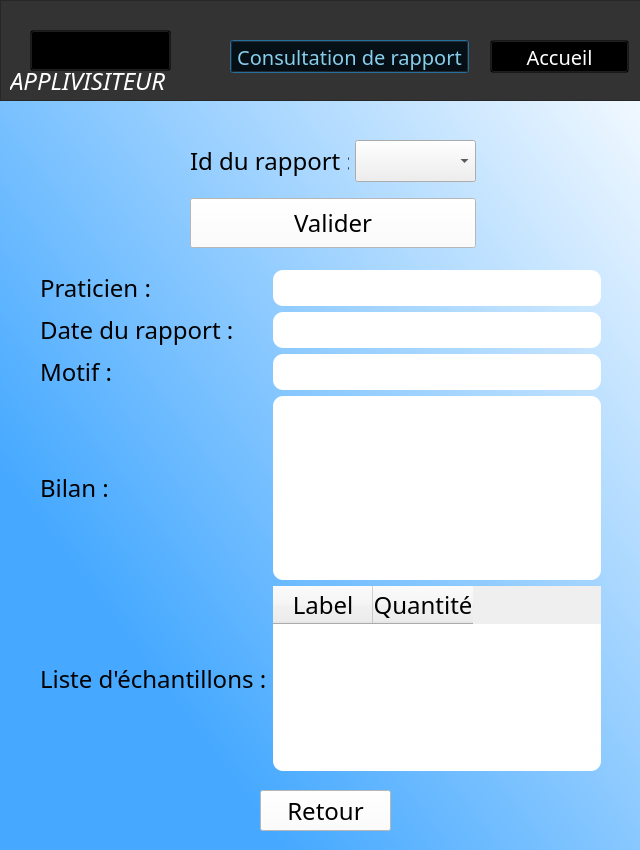
<?xml version="1.0" encoding="UTF-8"?>
<ui version="4.0">
 <class>Dialog</class>
 <widget class="QDialog" name="Dialog">
  <property name="geometry">
   <rect>
    <x>0</x>
    <y>0</y>
    <width>640</width>
    <height>850</height>
   </rect>
  </property>
  <property name="minimumSize">
   <size>
    <width>640</width>
    <height>850</height>
   </size>
  </property>
  <property name="windowTitle">
   <string>Dialog</string>
  </property>
  <property name="styleSheet">
   <string notr="true">*{
font-family: century gothic;
font-size: 24px;
}

QDialog
{
background-color: qlineargradient(spread:pad, x1:0.221, y1:0.772909, x2:1, y2:0, stop:0 rgba(70, 169, 255, 255), stop:1 rgba(255, 255, 255, 255))
}

#NavBar
{
background-color: #333;
}

QLabel
{
color:white;
background: transparent;
font-family: Lemon Milk;
font-style: italic;
}

#AccueilBouton
{
background: transparent;
color: white;
font-style: normal;
font-size: 20px;
font-family: Lemon Milk;
}

#Logo
{
background: transparent;
}

#ConsultationRapportBouton
{
background: transparent;
color: skyblue;
font-style: normal;
font-size: 20px;
font-family: Lemon Milk;
}

#selectionPraticien{
background: white;
color: black;
border-radius: 10px;
}

#dateRapport{
background: white;
color: black;
border-radius: 10px;
}

#motif{
background: white;
color: black;
border-radius: 10px;
}

#bilan{
background: white;
color: black;
border-radius: 10px;
}

#selectionMedicamentNom{
background: white;
color: black;
border-radius: 10px;
}

#selectionMedicamentQuantite{
background: white;
color: black;
border-radius: 10px;
}

#boutonAjouterMedicament{
background: white;
color: black;
border-radius: 10px;
}

#tableauOffreMedicaments{
background: white;
color: black;
border-radius: 10px;
}

#NavBar
{
background-color: #333;
}

#PraticienLabel
{
color:black;
font-family: Lemon Milk;
font-style: normal;
}

#DateRapportLabel
{
color:black;
font-family: Lemon Milk;
font-style: normal;
}

#BilanLabel
{
color:black;
font-family: Lemon Milk;
font-style: normal;
}

#ListeLabel
{
color:black;
font-family: Lemon Milk;
font-style: normal;
}

#MotifLabel
{
color:black;
font-family: Lemon Milk;
font-style: normal;
}

#IdRapportLabel
{
color:black;
font-family: Lemon Milk;
font-style: normal;
}

#validerIdRapport
{
color:black;
background: white;
font-family: Lemon Milk;
font-style: normal;
}

#retourConsultation
{
background: white;
color:black;
font-style: normal;
}

#BoxRapport
{
background: white;
}

QGridLayout
{
background-color: transparent;
}</string>
  </property>
  <widget class="QWidget" name="layoutWidget_2">
   <property name="geometry">
    <rect>
     <x>0</x>
     <y>0</y>
     <width>641</width>
     <height>101</height>
    </rect>
   </property>
   <layout class="QHBoxLayout" name="horizontalLayout">
    <property name="sizeConstraint">
     <enum>QLayout::SetNoConstraint</enum>
    </property>
    <item>
     <widget class="QFrame" name="NavBar">
      <property name="frameShape">
       <enum>QFrame::StyledPanel</enum>
      </property>
      <property name="frameShadow">
       <enum>QFrame::Raised</enum>
      </property>
      <widget class="QToolButton" name="Logo">
       <property name="geometry">
        <rect>
         <x>30</x>
         <y>30</y>
         <width>141</width>
         <height>41</height>
        </rect>
       </property>
       <property name="text">
        <string/>
       </property>
       <property name="icon">
        <iconset>
         <normaloff>qrc/image/logogsb.png</normaloff>qrc/image/logogsb.png</iconset>
       </property>
       <property name="iconSize">
        <size>
         <width>128</width>
         <height>128</height>
        </size>
       </property>
      </widget>
      <widget class="QLabel" name="LogoNom">
       <property name="geometry">
        <rect>
         <x>10</x>
         <y>70</y>
         <width>191</width>
         <height>21</height>
        </rect>
       </property>
       <property name="text">
        <string>APPLIVISITEUR</string>
       </property>
      </widget>
      <widget class="QPushButton" name="ConsultationRapportBouton">
       <property name="geometry">
        <rect>
         <x>230</x>
         <y>40</y>
         <width>239</width>
         <height>33</height>
        </rect>
       </property>
       <property name="mouseTracking">
        <bool>false</bool>
       </property>
       <property name="text">
        <string>Consultation de rapport</string>
       </property>
      </widget>
      <widget class="QPushButton" name="AccueilBouton">
       <property name="geometry">
        <rect>
         <x>490</x>
         <y>40</y>
         <width>139</width>
         <height>33</height>
        </rect>
       </property>
       <property name="mouseTracking">
        <bool>false</bool>
       </property>
       <property name="text">
        <string>Accueil</string>
       </property>
      </widget>
     </widget>
    </item>
   </layout>
  </widget>
  <widget class="QWidget" name="layoutWidget_3">
   <property name="geometry">
    <rect>
     <x>40</x>
     <y>270</y>
     <width>561</width>
     <height>501</height>
    </rect>
   </property>
   <layout class="QHBoxLayout" name="horizontalLayout_2">
    <item>
     <layout class="QGridLayout" name="gridLayout">
      <item row="0" column="0">
       <widget class="QLabel" name="PraticienLabel">
        <property name="text">
         <string>Praticien :</string>
        </property>
       </widget>
      </item>
      <item row="3" column="0">
       <widget class="QLabel" name="BilanLabel">
        <property name="text">
         <string>Bilan :</string>
        </property>
        <property name="alignment">
         <set>Qt::AlignLeading|Qt::AlignLeft|Qt::AlignVCenter</set>
        </property>
       </widget>
      </item>
      <item row="1" column="0">
       <widget class="QLabel" name="DateRapportLabel">
        <property name="text">
         <string>Date du rapport :</string>
        </property>
       </widget>
      </item>
      <item row="2" column="1">
       <widget class="QLineEdit" name="motif">
        <property name="readOnly">
         <bool>true</bool>
        </property>
       </widget>
      </item>
      <item row="3" column="1">
       <widget class="QPlainTextEdit" name="bilan">
        <property name="inputMethodHints">
         <set>Qt::ImhMultiLine</set>
        </property>
        <property name="readOnly">
         <bool>true</bool>
        </property>
       </widget>
      </item>
      <item row="2" column="0">
       <widget class="QLabel" name="MotifLabel">
        <property name="text">
         <string>Motif :</string>
        </property>
       </widget>
      </item>
      <item row="4" column="1">
       <widget class="QTableWidget" name="tableauOffreMedicaments">
        <column>
         <property name="text">
          <string>Label</string>
         </property>
        </column>
        <column>
         <property name="text">
          <string>Quantité</string>
         </property>
        </column>
       </widget>
      </item>
      <item row="4" column="0">
       <widget class="QLabel" name="ListeLabel">
        <property name="text">
         <string>Liste d'échantillons :</string>
        </property>
       </widget>
      </item>
      <item row="0" column="1">
       <widget class="QLineEdit" name="selectionPraticien">
        <property name="readOnly">
         <bool>true</bool>
        </property>
       </widget>
      </item>
      <item row="1" column="1">
       <widget class="QLineEdit" name="dateRapport">
        <property name="readOnly">
         <bool>true</bool>
        </property>
       </widget>
      </item>
     </layout>
    </item>
    <item>
     <layout class="QGridLayout" name="gridLayout_3"/>
    </item>
   </layout>
  </widget>
  <widget class="QWidget" name="layoutWidget">
   <property name="geometry">
    <rect>
     <x>190</x>
     <y>130</y>
     <width>286</width>
     <height>129</height>
    </rect>
   </property>
   <layout class="QGridLayout" name="gridLayout_4">
    <item row="2" column="1">
     <widget class="QComboBox" name="idRapport"/>
    </item>
    <item row="3" column="0" colspan="2">
     <widget class="QPushButton" name="validerIdRapport">
      <property name="minimumSize">
       <size>
        <width>100</width>
        <height>50</height>
       </size>
      </property>
      <property name="text">
       <string>Valider</string>
      </property>
     </widget>
    </item>
    <item row="2" column="0">
     <widget class="QLabel" name="IdRapportLabel">
      <property name="text">
       <string>Id du rapport :</string>
      </property>
     </widget>
    </item>
   </layout>
  </widget>
  <widget class="QPushButton" name="retourConsultation">
   <property name="geometry">
    <rect>
     <x>260</x>
     <y>790</y>
     <width>131</width>
     <height>41</height>
    </rect>
   </property>
   <property name="text">
    <string>Retour</string>
   </property>
  </widget>
 </widget>
 <resources>
  <include location="logoqrc.qrc"/>
 </resources>
 <connections/>
</ui>
